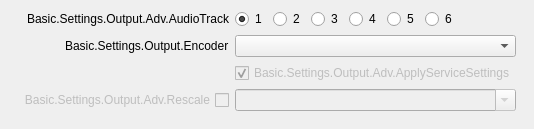
                   <widget class="QWidget" name="advOutputStreamTab">
                    <attribute name="title">
                     <string>Basic.Settings.Output.Adv.Streaming</string>
                    </attribute>
                    <layout class="QVBoxLayout" name="verticalLayout_12">
                     <property name="leftMargin">
                      <number>9</number>
                     </property>
                     <property name="topMargin">
                      <number>0</number>
                     </property>
                     <property name="rightMargin">
                      <number>9</number>
                     </property>
                     <property name="bottomMargin">
                      <number>9</number>
                     </property>
                     <item alignment="Qt::AlignTop">
                      <widget class="QWidget" name="widget_4" native="true">
                       <layout class="QVBoxLayout" name="verticalLayout_14">
                        <property name="spacing">
                         <number>0</number>
                        </property>
                        <property name="leftMargin">
                         <number>0</number>
                        </property>
                        <property name="topMargin">
                         <number>0</number>
                        </property>
                        <property name="rightMargin">
                         <number>0</number>
                        </property>
                        <property name="bottomMargin">
                         <number>0</number>
                        </property>
                        <item>
                         <widget class="QWidget" name="advOutTopContainer" native="true">
                          <property name="sizePolicy">
                           <sizepolicy hsizetype="Preferred" vsizetype="Maximum">
                            <horstretch>0</horstretch>
                            <verstretch>0</verstretch>
                           </sizepolicy>
                          </property>
                          <layout class="QFormLayout" name="formLayout_7">
                           <property name="fieldGrowthPolicy">
                            <enum>QFormLayout::AllNonFixedFieldsGrow</enum>
                           </property>
                           <property name="labelAlignment">
                            <set>Qt::AlignRight|Qt::AlignTrailing|Qt::AlignVCenter</set>
                           </property>
                           <item row="1" column="0">
                            <widget class="QLabel" name="label_28">
                             <property name="minimumSize">
                              <size>
                               <width>170</width>
                               <height>0</height>
                              </size>
                             </property>
                             <property name="text">
                              <string>Basic.Settings.Output.Adv.AudioTrack</string>
                             </property>
                             <property name="alignment">
                              <set>Qt::AlignRight|Qt::AlignTrailing|Qt::AlignVCenter</set>
                             </property>
                            </widget>
                           </item>
                           <item row="1" column="1">
                            <widget class="QWidget" name="widget_8" native="true">
                             <property name="sizePolicy">
                              <sizepolicy hsizetype="Maximum" vsizetype="Preferred">
                               <horstretch>0</horstretch>
                               <verstretch>0</verstretch>
                              </sizepolicy>
                             </property>
                             <layout class="QHBoxLayout" name="horizontalLayout_7">
                              <property name="leftMargin">
                               <number>0</number>
                              </property>
                              <property name="topMargin">
                               <number>0</number>
                              </property>
                              <property name="rightMargin">
                               <number>0</number>
                              </property>
                              <property name="bottomMargin">
                               <number>0</number>
                              </property>
                              <item>
                               <widget class="QRadioButton" name="advOutTrack1">
                                <property name="text">
                                 <string notr="true">1</string>
                                </property>
                                <property name="checked">
                                 <bool>true</bool>
                                </property>
                               </widget>
                              </item>
                              <item>
                               <widget class="QRadioButton" name="advOutTrack2">
                                <property name="text">
                                 <string notr="true">2</string>
                                </property>
                               </widget>
                              </item>
                              <item>
                               <widget class="QRadioButton" name="advOutTrack3">
                                <property name="text">
                                 <string notr="true">3</string>
                                </property>
                               </widget>
                              </item>
                              <item>
                               <widget class="QRadioButton" name="advOutTrack4">
                                <property name="text">
                                 <string notr="true">4</string>
                                </property>
                               </widget>
                              </item>
                              <item>
                               <widget class="QRadioButton" name="advOutTrack5">
                                <property name="text">
                                 <string notr="true">5</string>
                                </property>
                               </widget>
                              </item>
                              <item>
                               <widget class="QRadioButton" name="advOutTrack6">
                                <property name="text">
                                 <string notr="true">6</string>
                                </property>
                               </widget>
                              </item>
                             </layout>
                            </widget>
                           </item>
                           <item row="2" column="0">
                            <widget class="QLabel" name="advOutEncLabel">
                             <property name="text">
                              <string>Basic.Settings.Output.Encoder</string>
                             </property>
                             <property name="buddy">
                              <cstring>advOutEncoder</cstring>
                             </property>
                            </widget>
                           </item>
                           <item row="2" column="1">
                            <widget class="QComboBox" name="advOutEncoder"/>
                           </item>
                           <item row="3" column="1">
                            <widget class="QCheckBox" name="advOutApplyService">
                             <property name="enabled">
                              <bool>false</bool>
                             </property>
                             <property name="text">
                              <string>Basic.Settings.Output.Adv.ApplyServiceSettings</string>
                             </property>
                             <property name="checked">
                              <bool>true</bool>
                             </property>
                            </widget>
                           </item>
                           <item row="4" column="0">
                            <widget class="QCheckBox" name="advOutUseRescale">
                             <property name="enabled">
                              <bool>false</bool>
                             </property>
                             <property name="sizePolicy">
                              <sizepolicy hsizetype="Minimum" vsizetype="Expanding">
                               <horstretch>0</horstretch>
                               <verstretch>0</verstretch>
                              </sizepolicy>
                             </property>
                             <property name="layoutDirection">
                              <enum>Qt::RightToLeft</enum>
                             </property>
                             <property name="text">
                              <string>Basic.Settings.Output.Adv.Rescale</string>
                             </property>
                            </widget>
                           </item>
                           <item row="4" column="1">
                            <widget class="QComboBox" name="advOutRescale">
                             <property name="enabled">
                              <bool>false</bool>
                             </property>
                             <property name="editable">
                              <bool>true</bool>
                             </property>
                            </widget>
                           </item>
                          </layout>
                         </widget>
                        </item>
                       </layout>
                      </widget>
                     </item>
                    </layout>
                   </widget>
